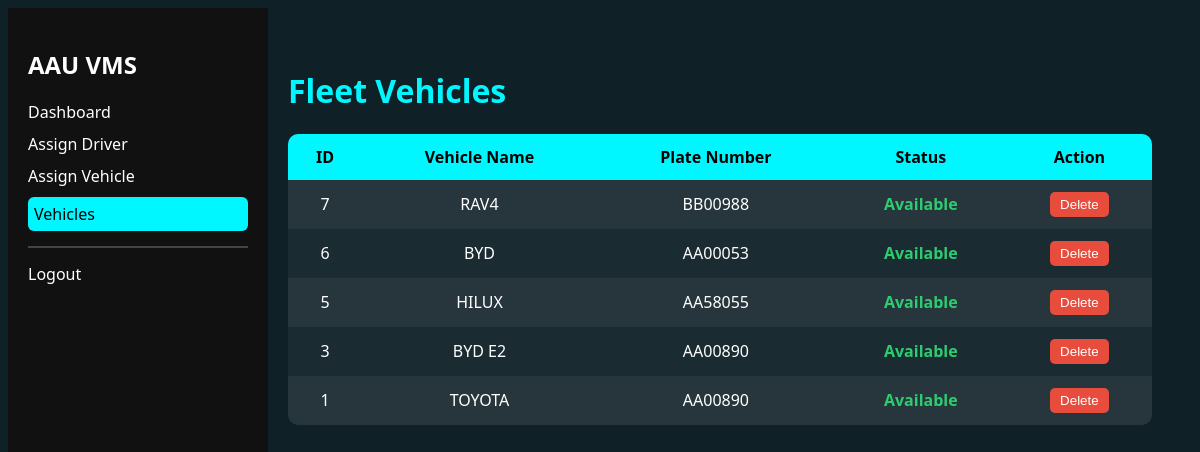
Screenshot of /dashboard/Manager/manager_vehicles.php (signed in) with the database file from the repository.
### tables this page shows
CREATE TABLE `vehicles` (
  `id` int(11) NOT NULL,
  `vehicle_name` varchar(100) DEFAULT NULL,
  `plate_number` varchar(50) DEFAULT NULL,
  `driver` varchar(100) DEFAULT NULL,
  `status` varchar(50) DEFAULT NULL,
  `service` text DEFAULT '',
  `service_date` date DEFAULT NULL,
  `location` varchar(255) DEFAULT '',
  `lat` double DEFAULT 9.03,
  `lng` double DEFAULT 38.74
);

### dashboard/Manager/manager_vehicles.php (the view, shortened to what this page needs)
<?php
include("../../config/db.php");
$vehicles = mysqli_query($conn, "
    SELECT v.*,
    (
        SELECT COUNT(*) FROM trips t
        WHERE t.vehicle_id = v.id AND t.status = 'On Trip'
    ) as busy
    FROM vehicles v
    ORDER BY v.id DESC
");
?>
<!DOCTYPE html>
<html>
<head>
</head>
<body>
    <div class="sidebar">
        <h2>AAU VMS</h2>
        <a href="manager_dashboard.php">Dashboard</a>
        <a href="assign_driver.php">Assign Driver</a>
        <a href="assign_vehicle.php">Assign Vehicle</a>
        <a href="manager_vehicles.php" class="active">Vehicles</a>
        <hr style="border:0.5px solid #444; margin:15px 0;">
        <a href="../../auth/logout.php">Logout</a>
    </div>
    <div class="container">
        <h1 style="color:#00f7ff;">Fleet Vehicles</h1>
        <table>
            <tr>
                <th>ID</th>
                <th>Vehicle Name</th>
                <th>Plate Number</th>
                <th>Status</th>
                <th>Action</th>
            </tr>
            <?php if (mysqli_num_rows($vehicles) == 0): ?>
                <tr>
                    <td colspan="5">No vehicles found</td>
                </tr>
            <?php else: ?>
                <?php while ($v = mysqli_fetch_assoc($vehicles)) { ?>
                    <tr>
                        <td><?php echo $v['id']; ?></td>
                        <td><?php echo htmlspecialchars($v['vehicle_name']); ?></td>
                        <td><?php echo htmlspecialchars($v['plate_number']); ?></td>
                        <td>
                            <?php if ($v['busy'] > 0): ?>
                                <span class="status-busy">Busy</span>
                            <?php else: ?>
                                <span class="status-available">Available</span>
                            <?php endif; ?>
                        </td>
                        <td>
                            <form method="post" action="delete_vehicle.php" onsubmit="return confirm('Delete this vehicle?');">
                                <button class="btn delete">Delete</button>
                            </form>
                        </td>
                    </tr>
                <?php } ?>
            <?php endif; ?>
        </table>
    </div>
</body>
</html>

### dashboard/Manager/manager_vehicles.php (style rules this page uses)
body { background: #0f2027; color: white; font-family: Segoe UI; }
.sidebar { width: 220px; height: 100vh; position: fixed; background: #111; padding: 20px; }
.sidebar a { display: block; color: white; margin: 10px 0; text-decoration: none; }
.sidebar a.active { background: #00f7ff; color: black; padding: 6px; border-radius: 6px; }
.container { margin-left: 240px; padding: 40px; }
table { width: 100%; border-collapse: collapse; background: rgba(255, 255, 255, 0.05); border-radius: 10px; overflow: hidden; }
th, td { padding: 12px; text-align: center; }
th { background: #00f7ff; color: black; }
tr:nth-child(even) { background: rgba(255, 255, 255, 0.05); }
.status-available { color: #2ecc71; font-weight: bold; }
.btn { padding: 5px 10px; border: none; border-radius: 5px; cursor: pointer; }
.delete { background: #e74c3c; color: white; }

### rows the page displays
vehicles: id "7", vehicle_name "RAV4", plate_number "BB00988"
vehicles: id "6", vehicle_name "BYD", plate_number "AA00053"
vehicles: id "5", vehicle_name "HILUX", plate_number "AA58055"
vehicles: id "3", vehicle_name "BYD E2", plate_number "AA00890"
vehicles: id "1", vehicle_name "TOYOTA", plate_number "AA00890"
